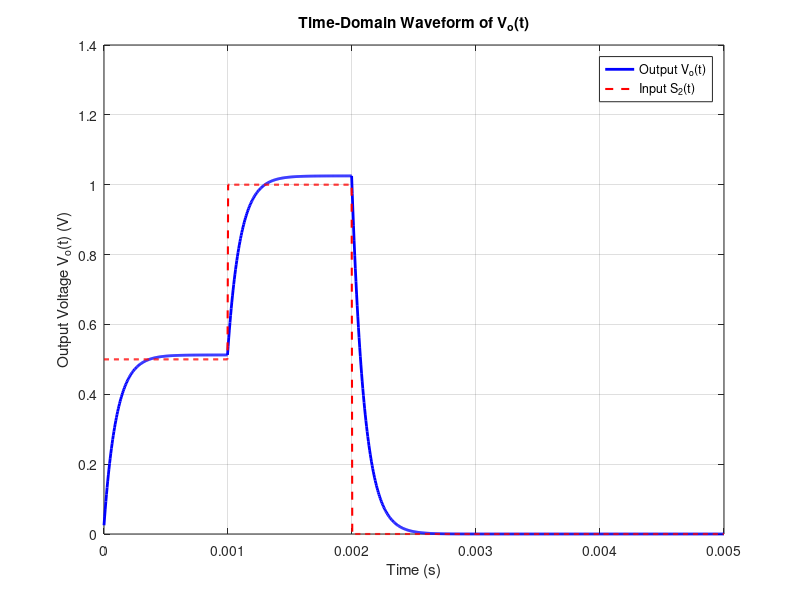

The MATLAB script that drew this image:
clear;clc;
% Parameters
R = 100; % Resistance in ohms
L = 10e-3; % Inductance in henries
alpha = R / L; % Time constant
t = linspace(0, 5e-3, 1000); % Time vector

% Define S2(t)
S2 = zeros(size(t)); % Default to 0
S2(t >= 0 & t < 1e-3) = 0.5; % First interval (0 < t < 1e-3)
S2(t >= 1e-3 & t < 2e-3) = 1; % Second interval (1e-3 < t < 2e-3)
S2(t >= 2e-3) = 0; % Third interval (t > 2e-3)

% Define the impulse response h(t)
h = (R / L) * exp(-alpha * t);

% Perform convolution to find Vo(t)
dt = t(2) - t(1); % Time step
V_o = conv(S2, h) * dt; % Convolution
V_o = V_o(1:length(t)); % Adjust length to match t

% Plot the results
figure;
plot(t, V_o, 'b', 'LineWidth', 2); hold on;
plot(t, S2, 'r--', 'LineWidth', 1.5); % Plot input for reference
xlabel('Time (s)');
ylabel('Output Voltage V_o(t) (V)');
title('Time-Domain Waveform of V_o(t)');
grid on;
legend('Output V_o(t)', 'Input S_2(t)');
